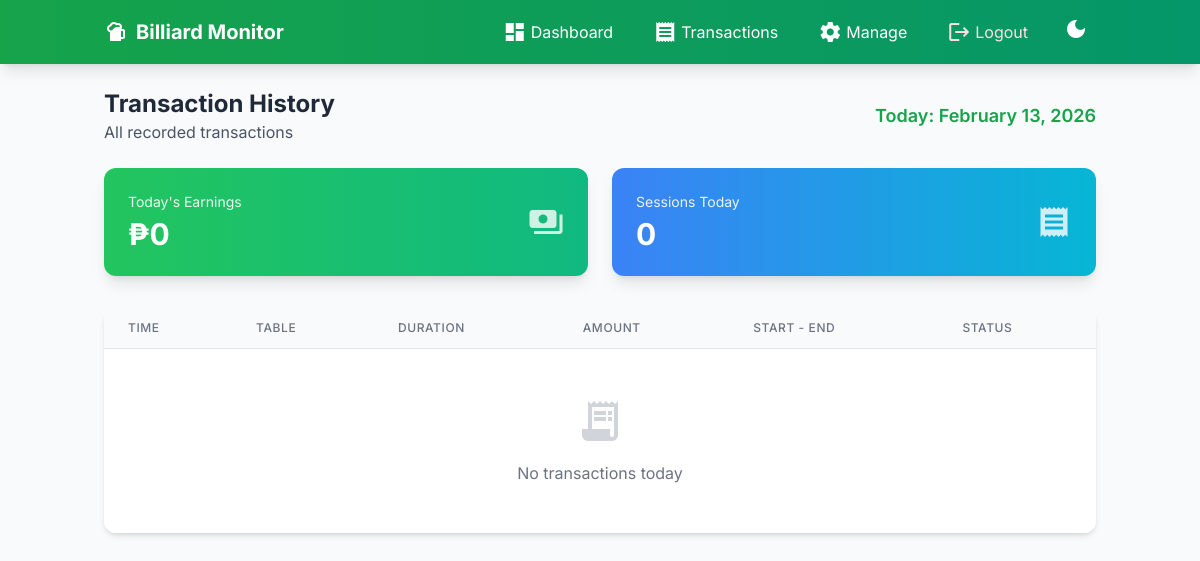
Page /transactions/ (signed in) on the earlier database version.
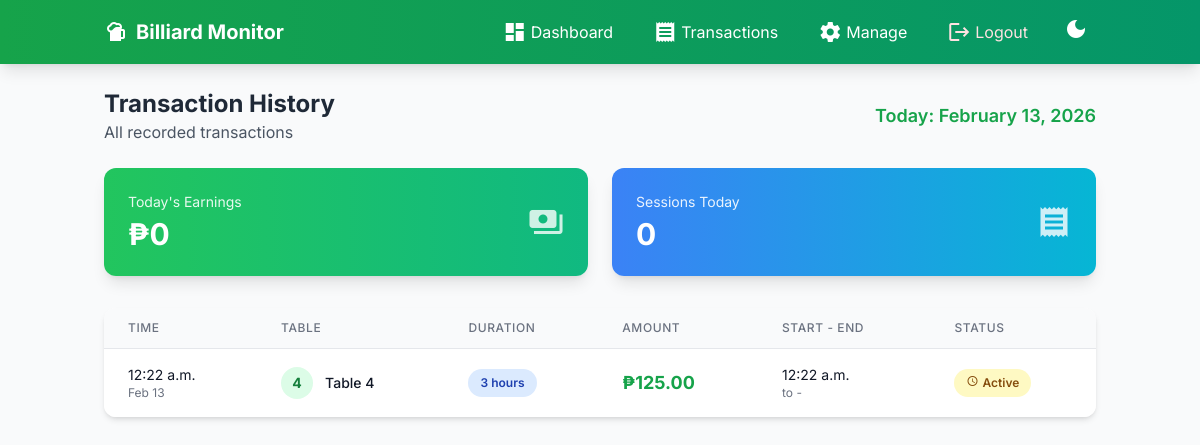
Same page on the later database version.
### monitor/models.py (models this page shows, shortened)
class Transaction(models.Model):
    table = models.ForeignKey(Table, on_delete=models.CASCADE)
    session = models.OneToOneField(Session, on_delete=models.CASCADE)
    transaction_time = models.DateTimeField(auto_now_add=True)

class Table(models.Model):
    TABLE_STATUS = [
        ('available', 'Available'),
        ('occupied', 'Occupied'),
        ('maintenance', 'Maintenance'),
    ]
    table_number = models.IntegerField(unique=True)
    status = models.CharField(max_length=20, choices=TABLE_STATUS, default='available')
    created_at = models.DateTimeField(auto_now_add=True)
    updated_at = models.DateTimeField(auto_now=True)

class Session(models.Model):
    SESSION_STATUS = [
        ('active', 'Active'),
        ('completed', 'Completed'),
    ]
    DURATION_CHOICES = [
        (1, '1 hour'),
        (2, '2 hours'),
        (3, '3 hours'),
    ]
    table = models.ForeignKey(Table, on_delete=models.CASCADE, related_name='sessions')
    duration = models.IntegerField(choices=DURATION_CHOICES, default=1)
    start_time = models.DateTimeField()
    end_time = models.DateTimeField(null=True, blank=True)
    amount = models.DecimalField(max_digits=10, decimal_places=2)
    status = models.CharField(max_length=20, choices=SESSION_STATUS, default='active')
    created_at = models.DateTimeField(auto_now_add=True)
    updated_at = models.DateTimeField(auto_now=True)

### monitor/views.py (the view)
# urls.py: path('transactions/', views.transactions, name='transactions'),
@login_required
def transactions(request):
    today = timezone.now().date()
    transactions_today = Transaction.objects.filter(
        transaction_time__date=today
    ).select_related('session', 'table')
    daily_summary = Session.objects.filter(
        start_time__date=today,
        status='completed'
    ).aggregate(
        total_earnings=Sum('amount'),
        total_sessions=Count('id')
    )
    context = {
        'transactions': transactions_today,
        'daily_summary': daily_summary,
        'today': today,
    }
    return render(request, 'monitor/transactions.html', context)

### monitor/templates/monitor/transactions.html (shortened to what the changed rows need)
{% extends 'monitor/base.html' %}
{% block content %}
<div class="mb-8">
    <div class="flex items-center justify-between mb-6">
        <div>
            <h2 class="text-2xl font-bold text-gray-800">Transaction History</h2>
        </div>
    </div>
    <div class="bg-white dark:bg-dark-card rounded-xl shadow-md overflow-hidden transition-colors">
        <div class="overflow-x-auto">
            <table class="min-w-full divide-y divide-gray-200 dark:divide-gray-700">
                <thead class="bg-gray-50 dark:bg-gray-800">
                    <tr>
                        <th class="px-6 py-3 text-left text-xs font-medium text-gray-500 dark:text-gray-400 uppercase tracking-wider">
                            Time
                        </th>
                        <th class="px-6 py-3 text-left text-xs font-medium text-gray-500 dark:text-gray-400 uppercase tracking-wider">
                            Table
                        </th>
                        <th class="px-6 py-3 text-left text-xs font-medium text-gray-500 dark:text-gray-400 uppercase tracking-wider">
                            Duration
                        </th>
                        <th class="px-6 py-3 text-left text-xs font-medium text-gray-500 dark:text-gray-400 uppercase tracking-wider">
                            Amount
                        </th>
                        <th class="px-6 py-3 text-left text-xs font-medium text-gray-500 dark:text-gray-400 uppercase tracking-wider">
                            Start - End
                        </th>
                        <th class="px-6 py-3 text-left text-xs font-medium text-gray-500 dark:text-gray-400 uppercase tracking-wider">
                            Status
                        </th>
                    </tr>
                </thead>
                <tbody class="bg-white dark:bg-dark-card divide-y divide-gray-200 dark:divide-gray-700">
                    {% for transaction in transactions %}
                    <tr class="hover:bg-gray-50 dark:hover:bg-gray-800 transition">
                        <td class="px-6 py-4 whitespace-nowrap">
                            <div class="text-sm text-gray-900 dark:text-gray-100">{{ transaction.transaction_time|time }}</div>
                            <div class="text-xs text-gray-500 dark:text-gray-400">{{ transaction.transaction_time|date:"M j" }}</div>
                        </td>
                        <td class="px-6 py-4 whitespace-nowrap">
                            <div class="flex items-center">
                                <div class="w-8 h-8 rounded-full bg-green-100 dark:bg-green-900 flex items-center justify-center mr-3">
                                    <span class="text-sm font-bold text-green-700 dark:text-green-300">{{ transaction.table.table_number }}</span>
                                </div>
                                <span class="text-sm font-medium text-gray-900 dark:text-gray-100">Table {{ transaction.table.table_number }}</span>
                            </div>
                        </td>
                        <td class="px-6 py-4 whitespace-nowrap">
                            <span class="px-3 py-1 inline-flex text-xs leading-5 font-semibold rounded-full bg-blue-100 dark:bg-blue-900 text-blue-800 dark:text-blue-200">
                                {{ transaction.session.duration }} hour{{ transaction.session.duration|pluralize }}
                            </span>
                        </td>
                        <td class="px-6 py-4 whitespace-nowrap">
                            <div class="text-lg font-bold text-green-600 dark:text-green-400">₱{{ transaction.session.amount }}</div>
                        </td>
                        <td class="px-6 py-4 whitespace-nowrap">
                            <div class="text-sm text-gray-900 dark:text-gray-100">{{ transaction.session.start_time|time }}</div>
                            <div class="text-xs text-gray-500 dark:text-gray-400">to {{ transaction.session.end_time|time|default:"-" }}</div>
                        </td>
                        <td class="px-6 py-4 whitespace-nowrap">
                            {% if transaction.session.status == 'completed' %}
                            <span class="px-3 py-1 inline-flex text-xs leading-5 font-semibold rounded-full bg-green-100 dark:bg-green-900 text-green-800 dark:text-green-200">
                                <span class="material-icons text-xs mr-1">check_circle</span>
                                Completed
                            </span>
                            {% else %}
                            <span class="px-3 py-1 inline-flex text-xs leading-5 font-semibold rounded-full bg-yellow-100 dark:bg-yellow-900 text-yellow-800 dark:text-yellow-200">
                                <span class="material-icons text-xs mr-1">schedule</span>
                                Active
                            </span>
                            {% endif %}
                        </td>
                    </tr>
                    {% empty %}
                    <tr>
                        <td colspan="6" class="px-6 py-12 text-center">
                            <span class="material-icons text-gray-300 dark:text-gray-600 text-5xl mb-4">receipt_long</span>
                            <p class="text-gray-500 dark:text-gray-400">No transactions today</p>
                        </td>
                    </tr>
                    {% endfor %}
                </tbody>
            </table>
        </div>
    </div>
</div>
{% endblock %}

Differences in the rows shown:
added Transaction: shows "Active"
Other differences:
text no longer shown: "No transactions today"
